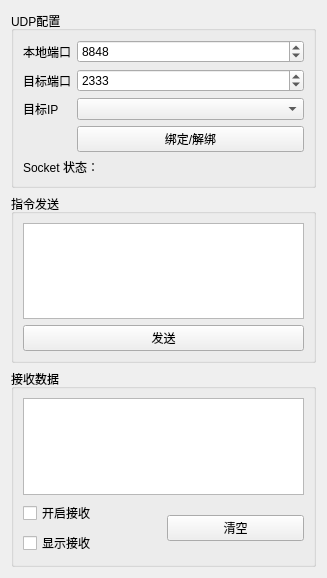
<?xml version="1.0" encoding="UTF-8"?>
<ui version="4.0">
 <class>UDPUI</class>
 <widget class="QWidget" name="UDPUI">
  <property name="geometry">
   <rect>
    <x>0</x>
    <y>0</y>
    <width>327</width>
    <height>578</height>
   </rect>
  </property>
  <property name="windowTitle">
   <string>Form</string>
  </property>
  <layout class="QVBoxLayout" name="verticalLayout">
   <item>
    <widget class="QGroupBox" name="groupBox">
     <property name="title">
      <string>UDP配置</string>
     </property>
     <layout class="QGridLayout" name="gridLayout_4">
      <item row="0" column="0">
       <layout class="QGridLayout" name="gridLayout">
        <item row="0" column="0">
         <widget class="QLabel" name="label">
          <property name="sizePolicy">
           <sizepolicy hsizetype="Fixed" vsizetype="Preferred">
            <horstretch>0</horstretch>
            <verstretch>0</verstretch>
           </sizepolicy>
          </property>
          <property name="text">
           <string>本地端口</string>
          </property>
         </widget>
        </item>
        <item row="0" column="1">
         <widget class="QSpinBox" name="spinBox_localPort">
          <property name="sizePolicy">
           <sizepolicy hsizetype="Expanding" vsizetype="Fixed">
            <horstretch>0</horstretch>
            <verstretch>0</verstretch>
           </sizepolicy>
          </property>
          <property name="maximum">
           <number>999999</number>
          </property>
          <property name="value">
           <number>8848</number>
          </property>
         </widget>
        </item>
        <item row="1" column="0">
         <widget class="QLabel" name="label_2">
          <property name="sizePolicy">
           <sizepolicy hsizetype="Fixed" vsizetype="Preferred">
            <horstretch>0</horstretch>
            <verstretch>0</verstretch>
           </sizepolicy>
          </property>
          <property name="text">
           <string>目标端口</string>
          </property>
         </widget>
        </item>
        <item row="1" column="1">
         <widget class="QSpinBox" name="spinBox_targetPort">
          <property name="sizePolicy">
           <sizepolicy hsizetype="Expanding" vsizetype="Fixed">
            <horstretch>0</horstretch>
            <verstretch>0</verstretch>
           </sizepolicy>
          </property>
          <property name="maximum">
           <number>999999</number>
          </property>
          <property name="value">
           <number>2333</number>
          </property>
         </widget>
        </item>
        <item row="2" column="0">
         <widget class="QLabel" name="label_3">
          <property name="sizePolicy">
           <sizepolicy hsizetype="Fixed" vsizetype="Preferred">
            <horstretch>0</horstretch>
            <verstretch>0</verstretch>
           </sizepolicy>
          </property>
          <property name="text">
           <string>目标IP</string>
          </property>
         </widget>
        </item>
        <item row="2" column="1">
         <widget class="QComboBox" name="comboBox_targetIp"/>
        </item>
        <item row="3" column="1">
         <widget class="QPushButton" name="pushButton_bindorAbort">
          <property name="text">
           <string>绑定/解绑</string>
          </property>
          <property name="checkable">
           <bool>true</bool>
          </property>
         </widget>
        </item>
       </layout>
      </item>
      <item row="1" column="0">
       <widget class="QLabel" name="label_socketState">
        <property name="text">
         <string>Socket 状态：</string>
        </property>
       </widget>
      </item>
     </layout>
    </widget>
   </item>
   <item>
    <widget class="QGroupBox" name="groupBox_2">
     <property name="title">
      <string>指令发送</string>
     </property>
     <layout class="QGridLayout" name="gridLayout_2">
      <item row="0" column="0">
       <widget class="QTextEdit" name="textEdit_msg2send"/>
      </item>
      <item row="1" column="0">
       <widget class="QPushButton" name="pushButton_send">
        <property name="text">
         <string>发送</string>
        </property>
       </widget>
      </item>
     </layout>
    </widget>
   </item>
   <item>
    <widget class="QGroupBox" name="groupBox_3">
     <property name="title">
      <string>接收数据</string>
     </property>
     <layout class="QGridLayout" name="gridLayout_3">
      <item row="0" column="0">
       <widget class="QTextEdit" name="textEdit_receivedMsg"/>
      </item>
      <item row="1" column="0">
       <layout class="QHBoxLayout" name="horizontalLayout">
        <item>
         <layout class="QVBoxLayout" name="verticalLayout_2">
          <item>
           <widget class="QCheckBox" name="checkBox_receiveOrNot">
            <property name="text">
             <string>开启接收</string>
            </property>
           </widget>
          </item>
          <item>
           <widget class="QCheckBox" name="checkBox_dispReceive">
            <property name="text">
             <string>显示接收</string>
            </property>
           </widget>
          </item>
         </layout>
        </item>
        <item>
         <widget class="QPushButton" name="pushButton_clearDisp">
          <property name="text">
           <string>清空</string>
          </property>
         </widget>
        </item>
       </layout>
      </item>
     </layout>
    </widget>
   </item>
  </layout>
 </widget>
 <resources/>
 <connections/>
</ui>
